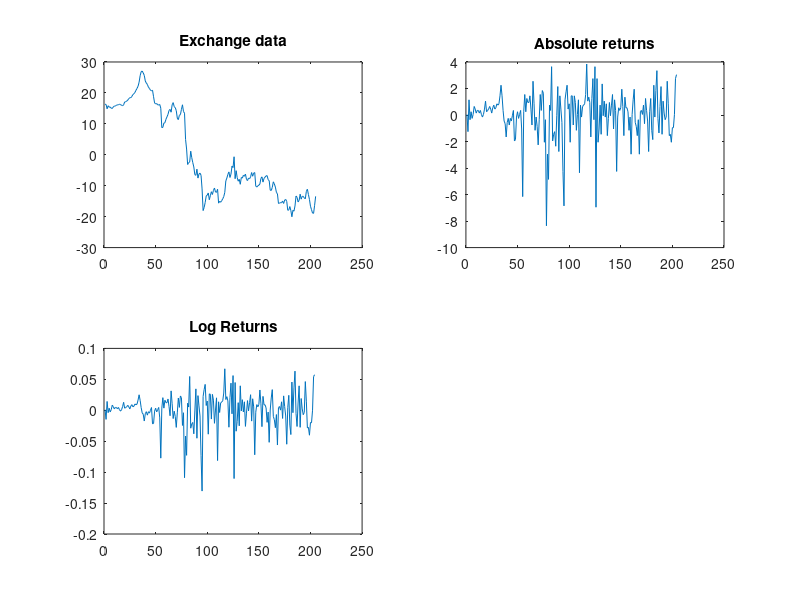

Write the MATLAB code that produced this figure. (Note: this script raises an error after producing the figure.)
data = importdata('exchangerate.mat');
n_data = length(data);

% Problem 1
x_t = data(1:end - 1);
x_t_1 = data(2:end);

abs_returns = x_t_1 - x_t;
log_returns = log(x_t_1) - log(x_t);

n_returns = length(abs_returns);

corrected_abs_returns = abs_returns - mean(abs_returns);
corrected_log_returns = log_returns - mean(log_returns);
corrected_data = data - mean(data);

figure;
subplot(2,2,1);
plot(corrected_data);
title("Exchange data");
subplot(2,2,2);
plot(corrected_abs_returns);
title("Absolute returns");
subplot(2,2,3);
plot(corrected_log_returns);
title("Log Returns");

% Problem 2
crit_val = chi2inv(0.95, 20);
[lambda_data, acf_data] = ljungbox(corrected_data, 20);
[lambda_abs, acf_abs] = ljungbox(corrected_abs_returns, 20);
[lambda_log, acf_log] = ljungbox(corrected_log_returns, 20);

% Hypothesis test
lambda_data > crit_val;
lambda_abs > crit_val;
lambda_log > crit_val;

% IID should be 0 covariance
figure;
subplot(2,2,1);
stem(acf_data, 'filled');
% Draw +- 1.96 / sqrt(n) lines
yline(1.96 / sqrt(n_data), '--', '1.96/sqrt(n)');
yline(-1.96 / sqrt(n_data), '--', '-1.96/sqrt(n)');
title("ACF for original data");
axis([1 20 -1 1]);

subplot(2,2,2);
stem(acf_abs, 'filled');
% Draw +- 1.96 / sqrt(n) lines
yline(1.96 / sqrt(n_returns), '--', '1.96/sqrt(n)');
yline(-1.96 / sqrt(n_returns), '--', '-1.96/sqrt(n)');
title("ACF for absolute returns");
axis([1 20 -1 1]);

subplot(2,2,3);
stem(acf_log, 'filled');
% Draw +- 1.96 / sqrt(n) lines
yline(1.96 / sqrt(n_returns), '--', '1.96/sqrt(n)');
yline(-1.96 / sqrt(n_returns), '--', '-1.96/sqrt(n)');
title("ACF for log returns");
axis([1 20 -1 1]);

% Problem 3
training = corrected_log_returns(1:102);
test = corrected_log_returns(103:end);
[gm, train_gamma_mat, train_acf] = acvf(training, 20);

% First coefficient, a_0 is zero since mean is zero.
coefs = train_gamma_mat \ flip(gm(2:end)');

preds = zeros(n_returns, 1);
preds(1:102) = training;
for i = 103:n_returns
    preds(i) = dot(preds(i-20:i-1), coefs);
end

figure;

% TODO: Plot the predictions and the actual values.
scatter(103:n_returns, preds(103:n_returns), 'black');
scatter(103:n_returns, test, [], 'red');

% mean squared error
mean(preds(103:n_returns) - test)

% Problem 4
% qqplot(corrected_log_returns);
figure;
x = corrected_log_returns / std(corrected_log_returns);
cdfplot(x)
hold on;
x_values = linspace(min(x),max(x));
plot(x_values,normcdf(x_values,0,1),'r-')
legend('Empirical CDF','Standard Normal CDF','Location','best')

% Histogram fit of normal
histfit(x)
